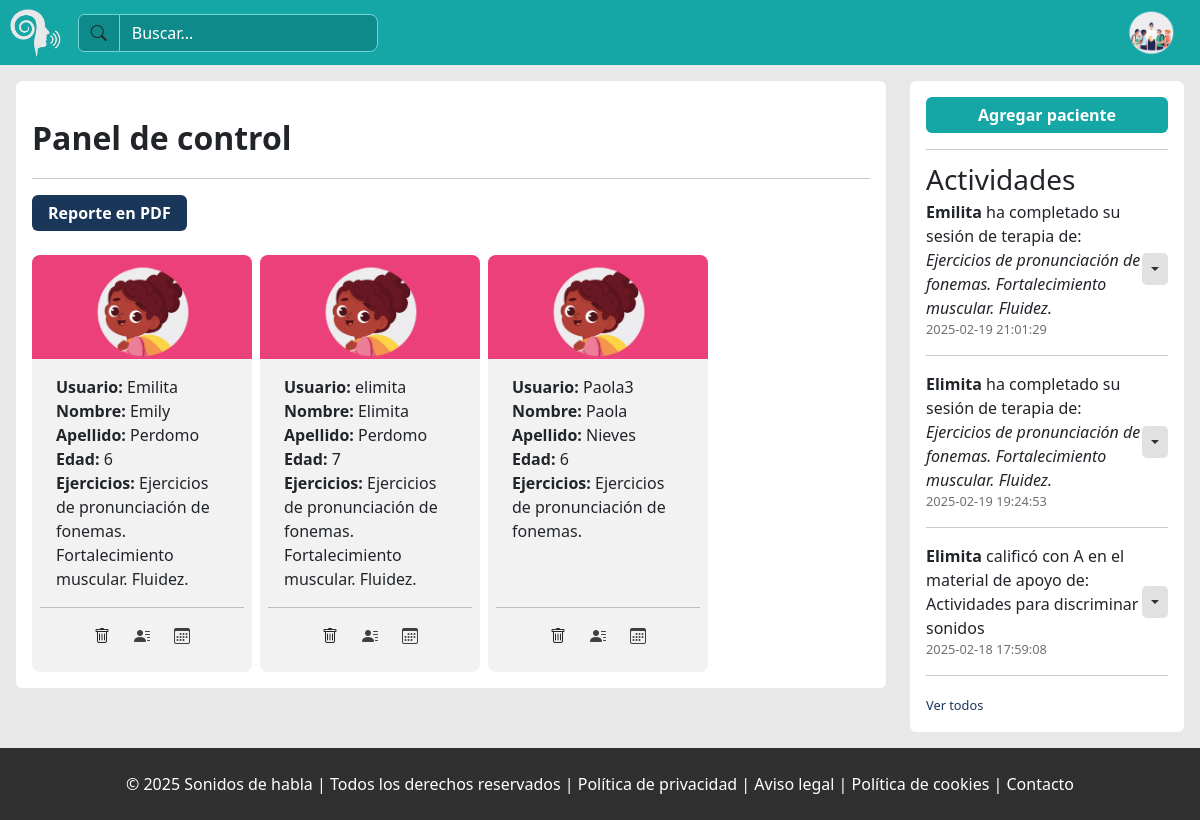
The page /view/professional/dashboard.php (signed in) on the database its author committed.
### tables this page shows
CREATE TABLE `pacientes` (
  `id_paciente` int(10) NOT NULL,
  `id_genero` int(10) NOT NULL,
  `id_usuario` int(10) NOT NULL,
  `id_profesional` int(10) NOT NULL,
  `nombre` varchar(30) DEFAULT NULL,
  `apellido` varchar(30) DEFAULT NULL,
  `fecha_nacimiento` date DEFAULT NULL
);

CREATE TABLE `usuarios` (
  `id_usuario` int(10) NOT NULL,
  `id_rol` int(10) NOT NULL,
  `usuario` varchar(15) DEFAULT NULL,
  `clave` varchar(255) DEFAULT NULL,
  `fecha_hora_creacion` datetime DEFAULT NULL,
  `ultimo_acceso` datetime DEFAULT NULL
);

CREATE TABLE `terapias_lenguaje` (
  `id_terapia_lenguaje` int(10) NOT NULL,
  `id_paciente` int(10) DEFAULT NULL,
  `ejercicios` text DEFAULT NULL,
  `duracion_cada_ejercicio` int(10) DEFAULT NULL,
  `duracion_total` time DEFAULT NULL,
  `nota` text DEFAULT NULL
);

CREATE TABLE `actividades` (
  `id_actividad` int(10) NOT NULL,
  `id_paciente` int(10) DEFAULT NULL,
  `mensaje` text DEFAULT NULL,
  `fecha_hora` datetime DEFAULT NULL
);

### view/professional/dashboard.php (the view, shortened to what this page needs)
<!doctype html>
<html lang="es" class="full-heigh">
<head>
    <link rel="stylesheet" href="../../node_modules/bootstrap/dist/css/bootstrap.min.css">
    <link rel="stylesheet" href="../../node_modules/bootstrap-icons/font/bootstrap-icons.css">
    <link rel="stylesheet" href="../css/reset.css">
    <link rel="stylesheet" href="../../css/components/body.css">
    <link rel="stylesheet" href="../../css/components/footer.css">
    <link rel="stylesheet" href="../../css/components/button.css">
    <link rel="stylesheet" href="../../css/components/header.css">
    <link rel="stylesheet" href="../../css/components/auxiliary.css">
    <link rel="stylesheet" href="../../css/components/modal-window.css">
    <link rel="stylesheet" href="../../css/admin/header.css">
    <link rel="stylesheet" href="../../css/admin/dashboard.css">
    <link rel="stylesheet" href="../../css/components/table.css">
</head>
<body>
    <?php include '../include/professional/header.php'; ?>
    <main class="flex-start-full">
        <section class=" h-100  z-1 w-100 p-3 ">
            <div class="row ">
                <div class="col-12 col-lg-9">
                    <div>
                        <h1 class="">Panel de control</h1>
                        <hr>
                        <div class="d-flex justify-content-between">
                            <div>
                                <button class="button__blue"><a href="../../php/admin/report.php" class="text-decoration-none text__white">Reporte en <b>PDF</b></a></button>
                            </div>
                        </div><br>
                        <div class="show-patients d-flex   flex-row gap-2  flex-wrap">
                            <?php
                            include '../../php/connectionBD.php';
                            $id_professional = $_SESSION['id_professional'];
                            $pagina_actual = isset($_GET['page']) && is_numeric($_GET['page']) ? $_GET['page'] : 1;
                            $registros_por_pagina = 5;
                            $get_information_patients_query = "SELECT
                                            pacientes.id_usuario AS 'Id_usuario',
                                           pacientes.id_paciente AS 'Id_paciente',
                                           nombre AS 'Nombre',
                                           apellido AS 'Apellido',
                                           COALESCE( SUBSTRING(DATE(NOW()), 1, 4) - SUBSTRING(DATE(fecha_nacimiento), 1, 4), 0) AS 'Edad',
                                           usuario AS 'Usuario',
                                           ejercicios AS 'Terapias',
                                           pacientes.id_genero AS 'Id_genero'
                                       FROM
                                           `pacientes`
                                       INNER JOIN
                                           terapias_lenguaje ON pacientes.id_paciente = terapias_lenguaje.id_paciente
                                       INNER JOIN
                                           usuarios on pacientes.id_usuario = usuarios.id_usuario
                                       WHERE id_profesional =:id_professional
                                       LIMIT :inicio, :registros_por_pagina";
                            $inicio = ($pagina_actual - 1) * $registros_por_pagina;
                            $get_information_patients_stmt = $pdo->prepare($get_information_patients_query);
                            $get_information_patients_stmt->bindParam('id_professional', $id_professional, PDO::PARAM_INT);
                            $get_information_patients_stmt->bindValue(':inicio', $inicio, PDO::PARAM_INT);
                            $get_information_patients_stmt->bindValue(':registros_por_pagina', $registros_por_pagina, PDO::PARAM_INT);
                            $get_information_patients_stmt->execute();
                            if ($get_information_patients_stmt->rowCount() > 0) {
                                $row_patients = $get_information_patients_stmt->fetchAll(PDO::FETCH_ASSOC);
                                foreach ($row_patients as $value) {
                                    $joint = '';
                                    $muscle_strengthening = '';
                                    $fluency = '';
                                    if (preg_match("/rotacismo0|rotacismo1|seseo0|seseo1/", $value['Terapias'])) {
                                        $joint = 'Ejercicios de pronunciación de fonemas. ';
                                    }
                                    if (preg_match("/musculos de la lengua0|musculos de la lengua1|el ritmo del habla0|el ritmo del habla1|labio0|labio1|mejilla0|mejilla1/", $value['Terapias'])) {
                                        $muscle_strengthening = 'Fortalecimiento muscular. ';
                                    }
                                    if (preg_match("/el ritmo del habla0|el ritmo del habla1/", $value['Terapias'])) {
                                        $fluency = 'Fluidez. ';
                                    }
                                    $img_gender = $value['Id_genero'] == 1 ? 'boy' : 'girl';
                                    $bg_card_patient = $value['Id_genero'] == 1 ? '' : 'card-patient--bgPink';
                                    echo '
                                        <div class="card-patient p-2 ' . $bg_card_patient . '">
                                           <div class="card-patient__img flex-center-full">
                                               <img src="../../img/patients/childs/' . $img_gender . '.png" class="" alt="">
                                           </div>
                                           <div class="card-patiente_information ">
                                               <b>Usuario:</b><span> ' . $value['Usuario'] . '</span><br>
                                               <b>Nombre:</b><span>  ' . $value['Nombre'] . '</span><br>
                                               <b>Apellido:</b>  ' . $value['Apellido'] . '<span></span><br>
                                               <b>Edad:</b><span>  ' . $value['Edad'] . '</span><br>
                                               <b>Ejercicios: </b><span>' . $joint . '' . $muscle_strengthening . '' . $fluency . '</span>
                                               </div>
                                           <div class="">
                                           <hr>
                                           <div class="card-patient__operation flex-center-full gap-4">
                                           <i class="bi bi-trash openModalDelete" data-idPatient="' . $value['Id_paciente'] . '"  data-idUser = "' . $value['Id_usuario'] . '"   ></i>
                                               <a href="./patient/modify.php?id=' . $value['Id_paciente'] . '" class="text-decoration-none text__black" > <i class="bi bi-person-lines-fill" > </i></a>
                                               <a href="./patient/attendance.php?id='.$value['Id_paciente'].'"class="text-doration-none text__black"  >  <i class="bi bi-calendar3" data-idProgress="' . $value['Id_paciente'] . '"></i> </a>
                                               </div>
                                           </div>
                                       </div>
                                   ';
                                }
                            } else {
                                echo "<p>No hay registros disponibles en este momento.</p>";
                            }
                            echo '    </div>';
                            ?>
                        </div>
                    </div>
                    <div class="col-12 col-lg-3 h-100">
                        <div class="history">
                            <div>
                            <a href="./patient/add.php" class="text-decoration-none w-100">
                                <button class="button__green w-100">
                                    Agregar paciente
                                </button>
                            </a>
                            <hr style="  margin-bottom: 0.5rem;">
                            <section class="activities-patients">
                                <span class=" fs-3 activities-patients__title">Actividades</span>
                                <?php
                                include '../../php/admin/show-history.php';
                                show_historys();
                                ?>
                            </section>
                            </div>
                        </div>
                    </div>
                </div>
        </section>
    </main>
    <?php include '../include/footer.php'; ?>
</body>
</html>

### php/admin/show-history.php (shortened to what this page needs)
<?php
function show_historys()
{
    include './../../php/connectionBD.php';
    try {
        $id_professional = $_SESSION['id_professional'];
        $get_history_dashboard_query =  "SELECT id_actividad, mensaje, fecha_hora from
        actividades  INNER JOIN pacientes on actividades.id_paciente = pacientes.id_paciente
        WHERE id_profesional = :id ORDER BY fecha_hora DESC LIMIT 3
        ";
        $get_history_dashboard_stmt = $pdo->prepare($get_history_dashboard_query);
        $get_history_dashboard_stmt->bindParam('id', $id_professional, PDO::PARAM_INT);
        $get_history_dashboard_stmt->execute();
        $row_history_dashboard = $get_history_dashboard_stmt->fetchAll(PDO::FETCH_ASSOC);
        if ($get_history_dashboard_stmt->rowCount() > 0) {
            foreach ($row_history_dashboard as $value) {
                echo "<div class='activitie-patient__show flex-between-full '>
                            <div class='d-flex  flex-column'>
                                <p class='m-0'>" . $value["mensaje"] . "</p>
                                <small  style='color: #6f6f6f;'> " . $value["fecha_hora"] . " </small>
                            </div>
                            <button type='button' class='activities-patient__show-btn-delete flex-center-full dropdown-toggle dropdown-toggle-split' data-bs-toggle='dropdown'
                                aria-expanded='false'>
                                <span class='visually-hidden'>Toggle Dropdown</span>
                            </button>
                            <ul class='dropdown-menu'>
                                <li>
                                    <a class='dropdown-item' href='./../../php/admin/delete-activitie.php?id=". $value["id_actividad"] . "'>
                                        <i class='bi bi-trash'></i>
                                            Borrar
                                    </a>
                                </li>
                            </ul>
            </div><hr>";
            }
            $get_total_history_query = "SELECT COUNT(mensaje) AS total_history FROM actividades INNER JOIN pacientes on
            actividades.id_paciente = pacientes.id_paciente WHERE pacientes.id_profesional = :id ";
            $get_total_history_stmt = $pdo->prepare($get_total_history_query);
            $get_total_history_stmt->bindParam('id', $id_professional, PDO::PARAM_INT);
            $get_total_history_stmt->execute();
            $row_total_history = $get_total_history_stmt->fetch(PDO::FETCH_ASSOC);
            if($row_total_history["total_history"] > 3 ){
                echo "<small> <a href='./activities.php' class='text-decoration-none text__blue'> Ver todos</a></small>";
            }
        } else {
            echo "<div> No se han encontrado actividades registradas </div>";
        }
    } catch (PDOException $ex) {
        echo $ex;
    }finally{
        $pdo = null;
    }
}
?>

### css/components/body.css (style rules this page uses)
body { display: flex; flex-direction: column; height: 100%; background: #f2f2f2; }
main { flex-grow: 2; margin: 0rem; padding: 0rem; background: rgb(232, 232, 232); }

### css/components/button.css (style rules this page uses)
.button__blue { background: var(--color-blue); }
.button__green { background: var(--color-green); }
button, [type="submit"], .button-a { border-radius: 6px; padding: 0.54rem 1rem; border: 0rem; font-weight: 600; color: white; }

### css/components/auxiliary.css (style rules this page uses)
:root { --color-blue: #1A3659; --color-black: rgb(63, 63, 63); --color-red:#ff4b4b; --color-pink: #ec407a; --color-grey: #626a71; --color-green: #15A6A6; --color-orange: #fd7b43; }
.full-heigh { height: 100%; }
.text__black { color: var(--color-black); }
.flex-center-full { display: flex; justify-content: center; align-items: center; flex-wrap: wrap; }
.text__blue { color: #1A3659; }
h1 { font-weight: 600; }
.text__white { color:white }
.flex-start-full { display: flex; justify-content: center; align-items: start; flex-wrap: wrap; }
.flex-between-full { display: flex; justify-content: space-between; align-items: center; }

### css/admin/header.css (style rules this page uses)
.dropdown-toggle { background: none; border: none; }

### css/admin/dashboard.css (style rules this page uses)
.card-patient { height: auto; width: 220px; border-radius: 0.5rem; background-image: linear-gradient( 180deg, rgb(47, 111, 168) 25%, #f2f2f2 0% 100% ); }
.card-patient__img > img { width: 100px; }
.card-patiente_information { padding: 1rem 1rem 0rem 1rem; }
.card-patient__operation { padding-bottom: 1rem; }
.row > div > div { padding: 1rem; background: white; border-radius: 6px; }
.activities-patient__show-btn-delete { height: 2rem; border-radius: 0.3rem; border: 0rem; background: none; background: rgb(225, 225, 225); color: rgb(47, 47, 47); }
h1 { font-weight: 600; }
.card-patient--bgPink { background-image: linear-gradient( 180deg, var(--color-pink) 25%, #f2f2f2 0% 100% ); }
.bi-trash, .bi-calendar3, .bi-person-lines-fill { cursor: pointer; }

### view/professional/dashboard.php (style rules this page uses)
.card-patient { display: flex; flex-direction: column; }
.card-patient>div:nth-of-type(2) { flex-grow: 2; }

### rows shown on the page
pacientes: id_usuario.usuario "Emilita", nombre "Emily", apellido "Perdomo", Edad "6", terapias_lenguaje.ejercicios "Ejercicios de pronunciación de fonemas.", terapias_lenguaje.ejercicios "Fortalecimiento muscular.", terapias_lenguaje.ejercicios "Fluidez."
pacientes: id_usuario.usuario "elimita", nombre "Elimita", apellido "Perdomo", Edad "7", terapias_lenguaje.ejercicios "Ejercicios de pronunciación de fonemas.", terapias_lenguaje.ejercicios "Fortalecimiento muscular.", terapias_lenguaje.ejercicios "Fluidez."
pacientes: id_usuario.usuario "Paola3", nombre "Paola", apellido "Nieves", Edad "6", terapias_lenguaje.ejercicios "Ejercicios de pronunciación de fonemas."
actividades: mensaje "Emilita ha completado su sesión de terapia de: Ejercicios de pronunciación de fonemas. Fortalecimiento muscular. Fluidez.", fecha_hora "2025-02-19 21:01:29"
actividades: mensaje "Elimita ha completado su sesión de terapia de: Ejercicios de pronunciación de fonemas. Fortalecimiento muscular. Fluidez.", fecha_hora "2025-02-19 19:24:53"
actividades: mensaje "Elimita calificó con A en el material de apoyo de: Actividades para discriminar sonidos", fecha_hora "2025-02-18 17:59:08"
